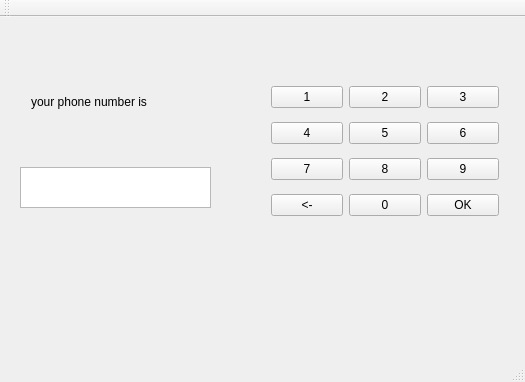
<?xml version="1.0" encoding="UTF-8"?>
<ui version="4.0">
 <class>MainWindow</class>
 <widget class="QMainWindow" name="MainWindow">
  <property name="geometry">
   <rect>
    <x>0</x>
    <y>0</y>
    <width>525</width>
    <height>382</height>
   </rect>
  </property>
  <property name="windowTitle">
   <string>MainWindow</string>
  </property>
  <widget class="QWidget" name="centralWidget">
   <widget class="QWidget" name="verticalLayoutWidget">
    <property name="geometry">
     <rect>
      <x>20</x>
      <y>60</y>
      <width>231</width>
      <height>81</height>
     </rect>
    </property>
    <layout class="QVBoxLayout" name="verticalLayout">
     <item>
      <widget class="QLabel" name="label_text">
       <property name="text">
        <string>your phone number is</string>
       </property>
      </widget>
     </item>
     <item>
      <widget class="QLabel" name="label_phone">
       <property name="text">
        <string/>
       </property>
      </widget>
     </item>
    </layout>
   </widget>
   <widget class="QWidget" name="gridLayoutWidget">
    <property name="geometry">
     <rect>
      <x>260</x>
      <y>50</y>
      <width>250</width>
      <height>171</height>
     </rect>
    </property>
    <layout class="QGridLayout" name="gridLayout">
     <item row="0" column="0">
      <widget class="QPushButton" name="pushButton_1">
       <property name="text">
        <string>1</string>
       </property>
      </widget>
     </item>
     <item row="1" column="0">
      <widget class="QPushButton" name="pushButton_4">
       <property name="text">
        <string>4</string>
       </property>
      </widget>
     </item>
     <item row="1" column="1">
      <widget class="QPushButton" name="pushButton_5">
       <property name="text">
        <string>5</string>
       </property>
      </widget>
     </item>
     <item row="1" column="2">
      <widget class="QPushButton" name="pushButton_6">
       <property name="text">
        <string>6</string>
       </property>
      </widget>
     </item>
     <item row="2" column="0">
      <widget class="QPushButton" name="pushButton_7">
       <property name="text">
        <string>7</string>
       </property>
      </widget>
     </item>
     <item row="2" column="1">
      <widget class="QPushButton" name="pushButton_8">
       <property name="text">
        <string>8</string>
       </property>
      </widget>
     </item>
     <item row="2" column="2">
      <widget class="QPushButton" name="pushButton_9">
       <property name="text">
        <string>9</string>
       </property>
      </widget>
     </item>
     <item row="3" column="1">
      <widget class="QPushButton" name="pushButton_0">
       <property name="text">
        <string>0</string>
       </property>
      </widget>
     </item>
     <item row="3" column="0">
      <widget class="QPushButton" name="pushButton_back">
       <property name="text">
        <string>&lt;-</string>
       </property>
      </widget>
     </item>
     <item row="3" column="2">
      <widget class="QPushButton" name="pushButton_OK">
       <property name="text">
        <string>OK</string>
       </property>
      </widget>
     </item>
     <item row="0" column="2">
      <widget class="QPushButton" name="pushButton_3">
       <property name="text">
        <string>3</string>
       </property>
      </widget>
     </item>
     <item row="0" column="1">
      <widget class="QPushButton" name="pushButton_2">
       <property name="text">
        <string>2</string>
       </property>
      </widget>
     </item>
    </layout>
   </widget>
   <widget class="QWidget" name="gridLayoutWidget_2">
    <property name="geometry">
     <rect>
      <x>60</x>
      <y>200</y>
      <width>121</width>
      <height>131</height>
     </rect>
    </property>
    <layout class="QGridLayout" name="gridLayout_2">
     <item row="1" column="1">
      <widget class="QLabel" name="label_5">
       <property name="text">
        <string/>
       </property>
      </widget>
     </item>
     <item row="2" column="2">
      <widget class="QLabel" name="label_9">
       <property name="text">
        <string/>
       </property>
      </widget>
     </item>
     <item row="0" column="0">
      <widget class="QLabel" name="label">
       <property name="text">
        <string/>
       </property>
      </widget>
     </item>
     <item row="1" column="0">
      <widget class="QLabel" name="label_2">
       <property name="text">
        <string/>
       </property>
      </widget>
     </item>
     <item row="2" column="0">
      <widget class="QLabel" name="label_3">
       <property name="text">
        <string/>
       </property>
      </widget>
     </item>
     <item row="0" column="1">
      <widget class="QLabel" name="label_4">
       <property name="text">
        <string/>
       </property>
      </widget>
     </item>
     <item row="0" column="2">
      <widget class="QLabel" name="label_7">
       <property name="text">
        <string/>
       </property>
      </widget>
     </item>
     <item row="2" column="1">
      <widget class="QLabel" name="label_6">
       <property name="text">
        <string/>
       </property>
      </widget>
     </item>
     <item row="1" column="2">
      <widget class="QLabel" name="label_8">
       <property name="text">
        <string/>
       </property>
      </widget>
     </item>
    </layout>
   </widget>
   <widget class="QTextEdit" name="textEdit">
    <property name="geometry">
     <rect>
      <x>20</x>
      <y>150</y>
      <width>191</width>
      <height>41</height>
     </rect>
    </property>
   </widget>
  </widget>
  <widget class="QMenuBar" name="menuBar">
   <property name="geometry">
    <rect>
     <x>0</x>
     <y>0</y>
     <width>525</width>
     <height>17</height>
    </rect>
   </property>
  </widget>
  <widget class="QToolBar" name="mainToolBar">
   <attribute name="toolBarArea">
    <enum>TopToolBarArea</enum>
   </attribute>
   <attribute name="toolBarBreak">
    <bool>false</bool>
   </attribute>
  </widget>
  <widget class="QStatusBar" name="statusBar"/>
 </widget>
 <layoutdefault spacing="6" margin="11"/>
 <resources/>
 <connections/>
</ui>
